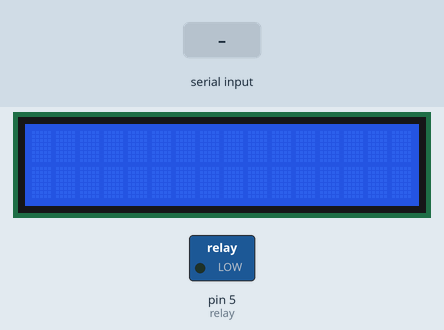
This sketch was run on a simulated Arduino Uno, built with avr-gcc and run on an emulated ATmega328P. Shown: 16×2 character LCD, switched loads named in the sketch (green lamp = pin HIGH). The inputs (shaded band) are chosen by the test bench.

Above: at 1.2 s.
1.3 s: "1" received over Serial
At 1.9 s:
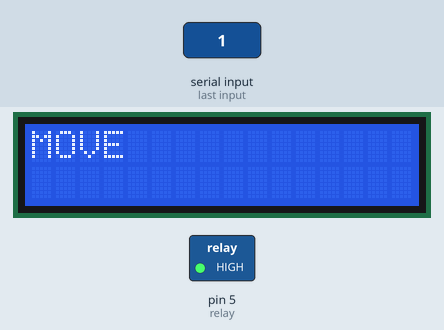
2.8 s: "0" received over Serial
At 4.2 s:
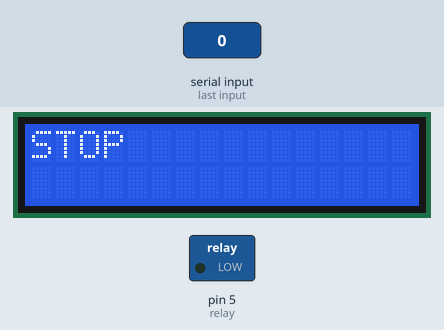
Timing chart, 0 to 5.8 s (numbered marks = the images above; inputs shaded):
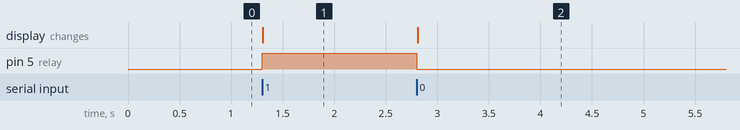

Measured:
- after the input at 1.3 s, pin 5 (relay): LOW → HIGH at once; the display: changes at once (image 1)
- after the input at 2.8 s, pin 5 (relay): HIGH → LOW at once; the display: changes at once (image 2)

The sketch:

motor_and_lcd_and_serial_monitor.ino
```cpp
#include <LiquidCrystal_I2C.h>
#include <Wire.h>

// Set the LCD address to 0x27 for a 16 chars and 2 line display
LiquidCrystal_I2C lcd(0x27, 16, 2);

#define relay 5

void setup() {
  // Initialize the LCD connected to the I2C interface
  lcd.init();
  // Turn on the backlight
  lcd.backlight();

  // Initialize serial communication at 9600 bits per second:
  Serial.begin(9600);

  // Setup the relay pin as an OUTPUT
  pinMode(relay, OUTPUT);
}

void loop() {
  if (Serial.available() > 0) {
    char command = Serial.read();

    switch (command) {
      case '0': // Stop the motor
        stopMotor();
        break;
      case '1': // Turn motor in one direction
        runMotor();
        break;
    }
  }
}

void stopMotor() {
  digitalWrite(relay, LOW);
  // Clear the LCD and print "STOP"
  lcd.clear();
  lcd.setCursor(0, 0); // Set cursor to the beginning
  lcd.print("STOP");
}

void runMotor() {
  digitalWrite(relay, HIGH);
  // Clear the LCD and print "MOVE"
  lcd.clear();
  lcd.setCursor(0, 0); // Set cursor to the beginning
  lcd.print("MOVE");
}
```
